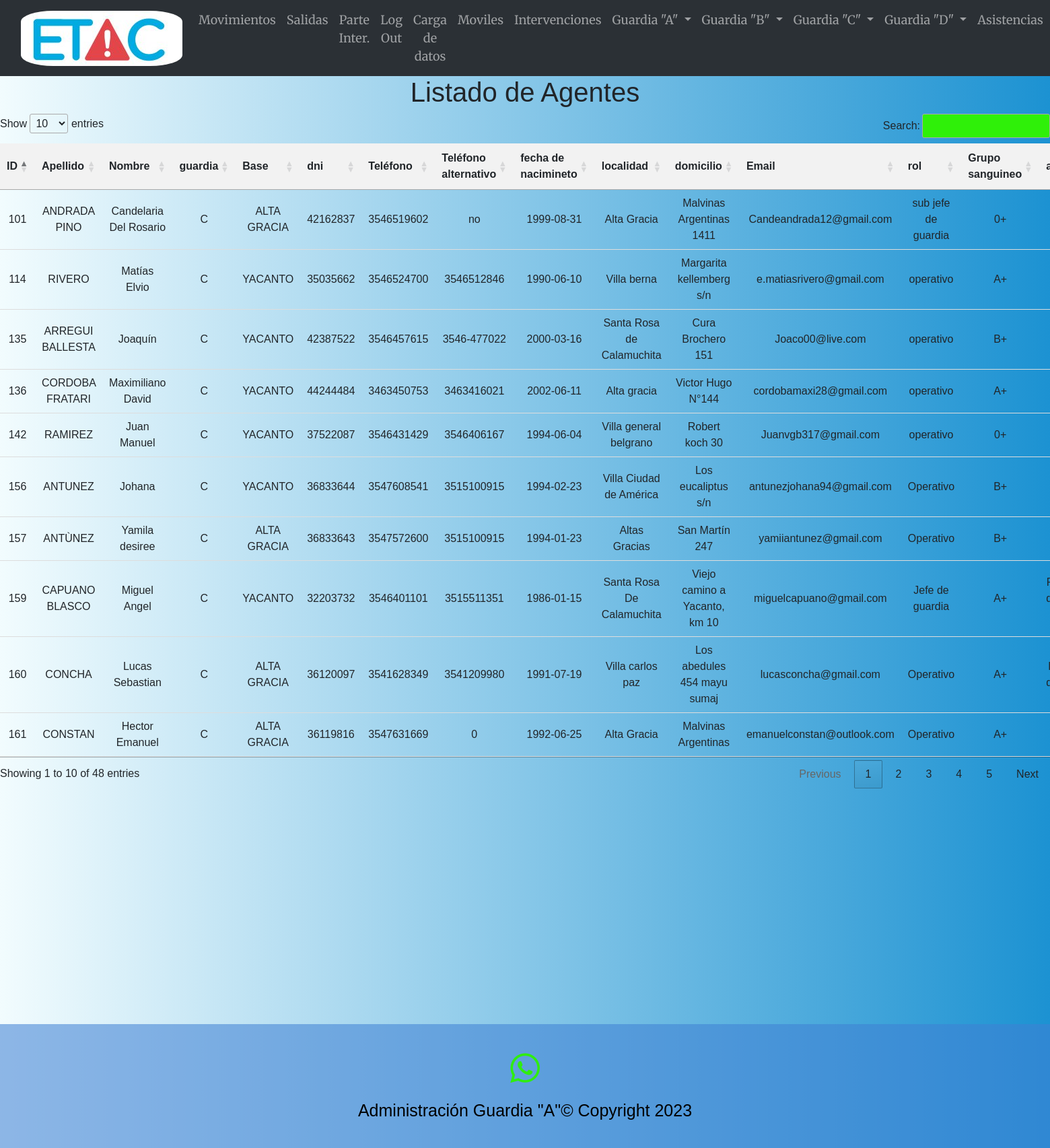
Screenshot of /guardiaC (signed in) with the database file from the repository.
### main.py (models this page shows)
    class Agentes(db.Model):
        id_agente = db.Column(db.Integer, primary_key=True, unique=True)
        apellido = db.Column(db.String(100))
        nombre = db.Column(db.String(100))
        guardia = db.Column(db.String(10))
        base = db.Column(db.String(15))
        dni = db.Column(db.Integer)
        telefono = db.Column(db.Integer)
        telefono_alternativo = db.Column(db.Integer)
        Fecha_nacimiento = db.Column(db.Date)
        localidad = db.Column(db.String(100))
        domicilio = db.Column(db.String(300))
        email = db.Column(db.String(100))
        Rol = db.Column(db.String(100))
        Grupo_sanguineo = db.Column(db.String(100))
        Alergia = db.Column(db.String(100))
        Camada = db.Column(db.String(10))
        Bombero = db.Column(db.String(1000))
        registro = db.Column(db.String(1000))

### main.py (the view)
@app.route('/guardiaC', methods=["GET", "POST"])
@login_required
def guardiaC():
    agentesC = Agentes.query.filter(Agentes.guardia == 'C').order_by(Agentes.id_agente).all()
    return render_template("guardiaC.html", lista_agentes=agentesC)

### main.py (called while the page is built)
@login_manager.user_loader
def load_user(user_id):
    return User.query.get(int(user_id))

### templates/guardiaC.html (shortened to what this page needs)
{% extends "base.html" %}
{% block content %}
    <h1>Listado de Agentes</h1>
    {% if lista_agentes %}
    <table id="agentesTable">
        <thead>
            <tr>
                <th>ID</th>
                <th>Apellido</th>
                <th>Nombre</th>
                <th>guardia</th>
                <th>Base</th>
                <th>dni</th>
                <th>Teléfono</th>
                <th>Teléfono alternativo</th>
                <th>fecha de nacimineto</th>
                <th>localidad</th>
                <th>domicilio</th>
                <th>Email</th>
                <th>rol</th>
                <th>Grupo sanguineo</th>
                <th>alergia</th>
            </tr>
        </thead>
        <tbody>
            {% for agente in lista_agentes %}
                <tr>
                    <td>{{ agente.id_agente }}</td>
                    <td>{{ agente.apellido }}</td>
                    <td>{{ agente.nombre }}</td>
                    <td>{{ agente.guardia }}</td>
                    <td>{{ agente.base }}</td>
                    <td>{{ agente.dni }}</td>
                    <td>{{ agente.telefono }}</td>
                    <td>{{ agente.telefono_alternativo }}</td>
                    <td>{{ agente.Fecha_nacimiento }}</td>
                    <td>{{ agente.localidad }}</td>
                    <td>{{ agente.domicilio }}</td>
                    <td>{{ agente.email }}</td>
                    <td>{{ agente.Rol }}</td>
                    <td>{{ agente.Grupo_sanguineo }}</td>
                    <td>{{ agente.Alergia }}</td>
                </tr>
            {% endfor %}
        </tbody>
    </table>
    {% else %}
        <p>No hay agentes registrados.</p>
    {% endif %}
{% endblock %}

### static/style.css (style rules this page uses)
body { background: #1c92d2; background: -webkit-linear-gradient(to right, #f2fcfe, #1c92d2); background: linear-gradient(to right, #f2fcfe, #1c92d2); text-align:center; font-family:"Helvetica"; }
table { width: 100%; border-collapse: collapse; margin-bottom: 20px; }
th { background-color: #f2f2f2; text-align: left; padding: 10px; }
td { padding: 10px; border-bottom: 1px solid #ddd; }
tr:nth-child(odd) { background-color: #84E8EC; }

### rows the page displays
Agentes: id_agente "101", apellido "ANDRADA PINO", nombre "Candelaria Del Rosario", guardia "C", base "ALTA GRACIA", dni "42162837", telefono "3546519602", telefono_alternativo "no", Fecha_nacimiento "1999-08-31", localidad "Alta Gracia", domicilio "Malvinas Argentinas 1411", email "Candeandrada12@gmail.com", Rol "sub jefe de guardia", Grupo_sanguineo "0+"
Agentes: id_agente "114", apellido "RIVERO", nombre "Matías Elvio", guardia "C", base "YACANTO", dni "35035662", telefono "3546524700", telefono_alternativo "3546512846", Fecha_nacimiento "1990-06-10", localidad "Villa berna", domicilio "Margarita kellemberg s/n", email "e.matiasrivero@gmail.com", Rol "operativo", Grupo_sanguineo "A+"
Agentes: id_agente "135", apellido "ARREGUI BALLESTA", nombre "Joaquín", guardia "C", base "YACANTO", dni "42387522", telefono "3546457615", telefono_alternativo "3546-477022", Fecha_nacimiento "2000-03-16", localidad "Santa Rosa de Calamuchita", domicilio "Cura Brochero 151", email "Joaco00@live.com", Rol "operativo", Grupo_sanguineo "B+"
Agentes: id_agente "136", apellido "CORDOBA FRATARI", nombre "Maximiliano David", guardia "C", base "YACANTO", dni "44244484", telefono "3463450753", telefono_alternativo "3463416021", Fecha_nacimiento "2002-06-11", localidad "Alta gracia", domicilio "Victor Hugo N°144", email "cordobamaxi28@gmail.com", Rol "operativo", Grupo_sanguineo "A+"
Agentes: id_agente "142", apellido "RAMIREZ", nombre "Juan Manuel", guardia "C", base "YACANTO", dni "37522087", telefono "3546431429", telefono_alternativo "3546406167", Fecha_nacimiento "1994-06-04", localidad "Villa general belgrano", domicilio "Robert koch 30", email "Juanvgb317@gmail.com", Rol "operativo", Grupo_sanguineo "0+"
Agentes: id_agente "156", apellido "ANTUNEZ", nombre "Johana", guardia "C", base "YACANTO", dni "36833644", telefono "3547608541", telefono_alternativo "3515100915", Fecha_nacimiento "1994-02-23", localidad "Villa Ciudad de América", domicilio "Los eucaliptus s/n", email "antunezjohana94@gmail.com", Rol "Operativo", Grupo_sanguineo "B+"
Agentes: id_agente "157", apellido "ANTÙNEZ", nombre "Yamila desiree", guardia "C", base "ALTA GRACIA", dni "36833643", telefono "3547572600", telefono_alternativo "3515100915", Fecha_nacimiento "1994-01-23", localidad "Altas Gracias", domicilio "San Martín 247", email "yamiiantunez@gmail.com", Rol "Operativo", Grupo_sanguineo "B+"
Agentes: id_agente "159", apellido "CAPUANO BLASCO", nombre "Miguel Angel", guardia "C", base "YACANTO", dni "32203732", telefono "3546401101", telefono_alternativo "3515511351", Fecha_nacimiento "1986-01-15", localidad "Santa Rosa De Calamuchita", domicilio "Viejo camino a Yacanto, km 10", email "miguelcapuano@gmail.com", Rol "Jefe de guardia", Grupo_sanguineo "A+"
Agentes: id_agente "160", apellido "CONCHA", nombre "Lucas Sebastian", guardia "C", base "ALTA GRACIA", dni "36120097", telefono "3541628349", telefono_alternativo "3541209980", Fecha_nacimiento "1991-07-19", localidad "Villa carlos paz", domicilio "Los abedules 454 mayu sumaj", email "lucasconcha@gmail.com", Rol "Operativo", Grupo_sanguineo "A+"
Agentes: id_agente "161", apellido "CONSTAN", nombre "Hector Emanuel", guardia "C", base "ALTA GRACIA", dni "36119816", telefono "3547631669", telefono_alternativo "0", Fecha_nacimiento "1992-06-25", localidad "Alta Gracia", domicilio "Malvinas Argentinas", email "emanuelconstan@outlook.com", Rol "Operativo", Grupo_sanguineo "A+"
